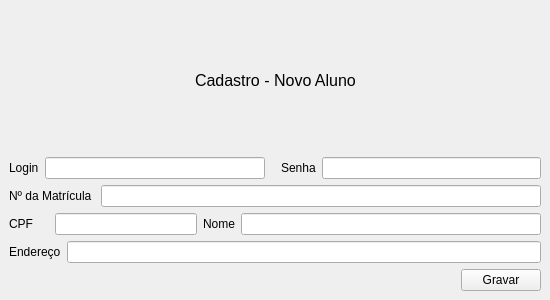
<?xml version="1.0" encoding="UTF-8"?>
<ui version="4.0">
 <class>Cadastrar</class>
 <widget class="QMainWindow" name="Cadastrar">
  <property name="geometry">
   <rect>
    <x>0</x>
    <y>0</y>
    <width>550</width>
    <height>300</height>
   </rect>
  </property>
  <property name="windowTitle">
   <string>MainWindow</string>
  </property>
  <widget class="QWidget" name="centralwidget">
   <layout class="QVBoxLayout" name="verticalLayout">
    <item>
     <layout class="QHBoxLayout" name="horizontalLayout_6">
      <item>
       <spacer name="horizontalSpacer_5">
        <property name="orientation">
         <enum>Qt::Horizontal</enum>
        </property>
        <property name="sizeHint" stdset="0">
         <size>
          <width>40</width>
          <height>20</height>
         </size>
        </property>
       </spacer>
      </item>
      <item>
       <widget class="QLabel" name="label_7">
        <property name="font">
         <font>
          <pointsize>12</pointsize>
         </font>
        </property>
        <property name="text">
         <string>Cadastro - Novo Aluno</string>
        </property>
       </widget>
      </item>
      <item>
       <spacer name="horizontalSpacer_6">
        <property name="orientation">
         <enum>Qt::Horizontal</enum>
        </property>
        <property name="sizeHint" stdset="0">
         <size>
          <width>40</width>
          <height>20</height>
         </size>
        </property>
       </spacer>
      </item>
     </layout>
    </item>
    <item>
     <layout class="QHBoxLayout" name="horizontalLayout">
      <item>
       <widget class="QLabel" name="label">
        <property name="text">
         <string>Login</string>
        </property>
       </widget>
      </item>
      <item>
       <widget class="QLineEdit" name="lineEdit">
        <property name="sizePolicy">
         <sizepolicy hsizetype="Expanding" vsizetype="Fixed">
          <horstretch>200</horstretch>
          <verstretch>0</verstretch>
         </sizepolicy>
        </property>
        <property name="minimumSize">
         <size>
          <width>200</width>
          <height>0</height>
         </size>
        </property>
       </widget>
      </item>
      <item>
       <spacer name="horizontalSpacer">
        <property name="orientation">
         <enum>Qt::Horizontal</enum>
        </property>
        <property name="sizeHint" stdset="0">
         <size>
          <width>10</width>
          <height>20</height>
         </size>
        </property>
       </spacer>
      </item>
      <item>
       <widget class="QLabel" name="label_2">
        <property name="text">
         <string>Senha</string>
        </property>
       </widget>
      </item>
      <item>
       <widget class="QLineEdit" name="lineEdit_2">
        <property name="sizePolicy">
         <sizepolicy hsizetype="Expanding" vsizetype="Fixed">
          <horstretch>200</horstretch>
          <verstretch>0</verstretch>
         </sizepolicy>
        </property>
        <property name="minimumSize">
         <size>
          <width>200</width>
          <height>0</height>
         </size>
        </property>
       </widget>
      </item>
     </layout>
    </item>
    <item>
     <layout class="QHBoxLayout" name="horizontalLayout_2">
      <item>
       <widget class="QLabel" name="label_3">
        <property name="text">
         <string>Nº da Matrícula</string>
        </property>
       </widget>
      </item>
      <item>
       <spacer name="horizontalSpacer_3">
        <property name="orientation">
         <enum>Qt::Horizontal</enum>
        </property>
        <property name="sizeHint" stdset="0">
         <size>
          <width>3</width>
          <height>20</height>
         </size>
        </property>
       </spacer>
      </item>
      <item>
       <widget class="QLineEdit" name="lineEdit_3">
        <property name="sizePolicy">
         <sizepolicy hsizetype="Expanding" vsizetype="Fixed">
          <horstretch>192</horstretch>
          <verstretch>0</verstretch>
         </sizepolicy>
        </property>
        <property name="minimumSize">
         <size>
          <width>192</width>
          <height>0</height>
         </size>
        </property>
       </widget>
      </item>
     </layout>
    </item>
    <item>
     <layout class="QHBoxLayout" name="horizontalLayout_3">
      <item>
       <widget class="QLabel" name="label_4">
        <property name="text">
         <string>CPF</string>
        </property>
       </widget>
      </item>
      <item>
       <spacer name="horizontalSpacer_7">
        <property name="orientation">
         <enum>Qt::Horizontal</enum>
        </property>
        <property name="sizeHint" stdset="0">
         <size>
          <width>40</width>
          <height>20</height>
         </size>
        </property>
       </spacer>
      </item>
      <item>
       <widget class="QLineEdit" name="lineEdit_4">
        <property name="sizePolicy">
         <sizepolicy hsizetype="Expanding" vsizetype="Fixed">
          <horstretch>150</horstretch>
          <verstretch>0</verstretch>
         </sizepolicy>
        </property>
        <property name="minimumSize">
         <size>
          <width>142</width>
          <height>0</height>
         </size>
        </property>
       </widget>
      </item>
      <item>
       <widget class="QLabel" name="label_5">
        <property name="text">
         <string>Nome</string>
        </property>
       </widget>
      </item>
      <item>
       <widget class="QLineEdit" name="lineEdit_5">
        <property name="minimumSize">
         <size>
          <width>300</width>
          <height>0</height>
         </size>
        </property>
       </widget>
      </item>
     </layout>
    </item>
    <item>
     <layout class="QHBoxLayout" name="horizontalLayout_4">
      <item>
       <widget class="QLabel" name="label_6">
        <property name="text">
         <string>Endereço</string>
        </property>
       </widget>
      </item>
      <item>
       <widget class="QLineEdit" name="lineEdit_6">
        <property name="minimumSize">
         <size>
          <width>400</width>
          <height>0</height>
         </size>
        </property>
       </widget>
      </item>
     </layout>
    </item>
    <item>
     <layout class="QHBoxLayout" name="horizontalLayout_5">
      <item>
       <spacer name="horizontalSpacer_4">
        <property name="orientation">
         <enum>Qt::Horizontal</enum>
        </property>
        <property name="sizeHint" stdset="0">
         <size>
          <width>40</width>
          <height>20</height>
         </size>
        </property>
       </spacer>
      </item>
      <item>
       <widget class="QPushButton" name="pushButton">
        <property name="text">
         <string>Gravar</string>
        </property>
       </widget>
      </item>
     </layout>
    </item>
   </layout>
  </widget>
 </widget>
 <resources/>
 <connections/>
</ui>
